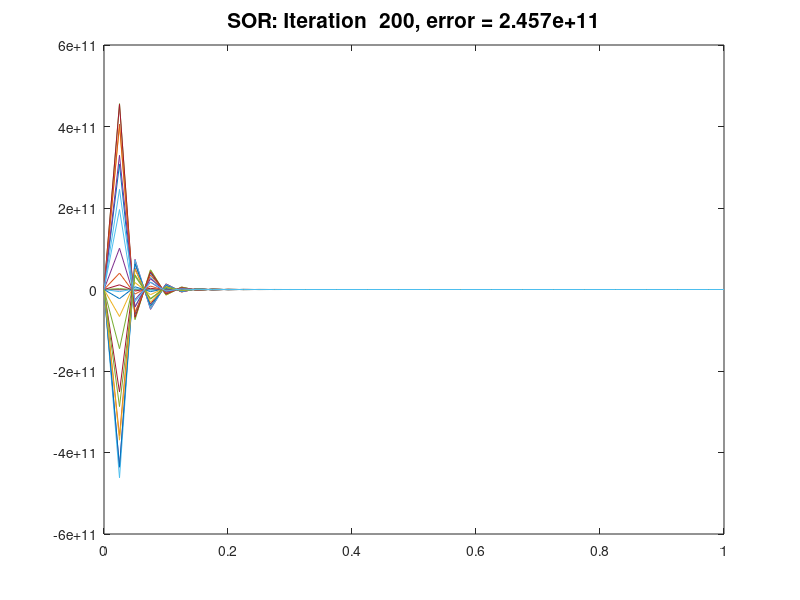
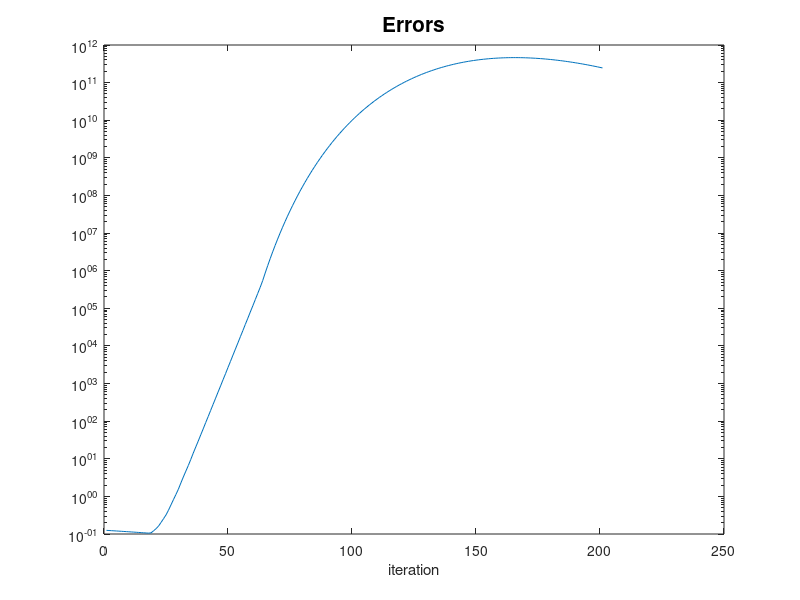

The MATLAB script that drew these images, in order:

% Solve 1d BVP obtained by discretizing u''(x) = f(x) 
% with Dirichlet boundary condtions  u(0) = alpha, u(1) = beta
% Discretized using centered difference.
%
% Compare matrix splitting methods:  Jacobi, Gauss-Seidel, and SOR
%
% From  http://www.amath.washington.edu/~rjl/fdmbook/  (2007)
clear all; close all;
method = 'SOR';   % 'Jacobi' or 'GS' or 'SOR'
nplot = 5;          % iterate u is plotted every nplot iterations
maxiter = 200    % number of iterations to take

m = 39;
ax = 0;
bx = 1;
alpha = 0;
beta = 0;
f = @(x) ones(size(x));   % f(x) = 1

h = (bx-ax) / (m+1);
x = linspace(ax, bx, m+2)';

% determine exact solution to linear system by setting up
% system Au = f and solving with backslash:
e = ones(m+2,1);

A = 1/h^2 * spdiags([e -2*e e], [-1 0 1], m+2, m+2);
A(1,1:2) = [1 0];
A(m+2,m+1:m+2) = [0 1];
rhs = f(x);
rhs(1) = alpha;
rhs(m+2) = beta;
ustar = A\rhs;


% Decompose A = DA - LA - UA:
DA = diag(diag(A));   % diagonal part of A
LA = DA - tril(A);    % strictly lower triangular part of A (negated)
UA = DA - triu(A);    % strictly upper triangular part of A (negated)

% set up iteration matrix:
switch method
   case 'Jacobi'
      M = DA;
      N = LA + UA;
   case 'GS'
      M = DA - LA;
      N = UA;
   case 'SOR'
      % use optimal omega for this problem:
      omega = 2 / (1 + sin(pi*h));
      %omega = 1.99;
      %M = 1/omega * (DA - omega*LA);
      %N = 1/omega * ((1-omega)*DA + omega*UA);
   end


u = zeros(size(x));   % initial guess for iteration

figure(1)
clf
plot(x,ustar,'r')
hold on
plot(x,u)

error = nan(maxiter+1,1);
error(1) = max(abs(u-ustar));


% Iteration:
% ----------


for iter=1:maxiter
    uGS = (DA - LA) \ (UA*u + rhs);
    u = u + omega * (uGS - u);


    error(iter+1) = max(abs(u-ustar));
   if mod(iter,nplot)==0
      % plot u every nplot iterations
      plot(x,u)
      title(sprintf('%s: Iteration %4i, error = %9.3e',...
             method,iter,error(iter+1)),'FontSize',15)
      drawnow
      pause(.1)
      end
   end

% plot errors vs. iteration:
figure(2)
semilogy(error)
%axis([0 maxiter min(error)/10 1])
title('Errors','FontSize',15)
xlabel('iteration')
hold on

% compute spectral radius of iteration matrix G:
%G = M\N;
%rhoG = max(abs(eig(full(G))));
%disp(sprintf('Spectral radius of G for %s is %5f',method,rhoG))

